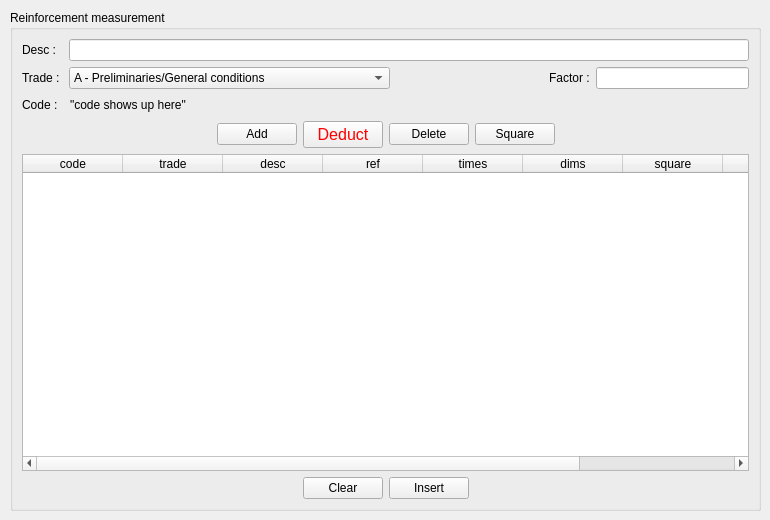
    <widget class="QWidget" name="tab_rft">
     <attribute name="icon">
      <iconset resource="images/images.qrc">
       <normaloff>:/images/rft.png</normaloff>:/images/rft.png</iconset>
     </attribute>
     <attribute name="title">
      <string>Rft</string>
     </attribute>
     <widget class="QGroupBox" name="groupBox_rft">
      <property name="geometry">
       <rect>
        <x>10</x>
        <y>10</y>
        <width>751</width>
        <height>501</height>
       </rect>
      </property>
      <property name="title">
       <string>Reinforcement measurement</string>
      </property>
      <layout class="QVBoxLayout" name="verticalLayout_6">
       <item>
        <layout class="QHBoxLayout" name="horizontalLayout_23">
         <item>
          <widget class="QLabel" name="label_16">
           <property name="text">
            <string>Desc :  </string>
           </property>
          </widget>
         </item>
         <item>
          <widget class="QLineEdit" name="lineEdit_rft_desc"/>
         </item>
        </layout>
       </item>
       <item>
        <layout class="QHBoxLayout" name="horizontalLayout_24">
         <item>
          <widget class="QLabel" name="label_17">
           <property name="text">
            <string>Trade : </string>
           </property>
          </widget>
         </item>
         <item>
          <widget class="QComboBox" name="comboBox_rft">
           <item>
            <property name="text">
             <string>A - Preliminaries/General conditions</string>
            </property>
           </item>
           <item>
            <property name="text">
             <string>C - Existing site/buildings/services</string>
            </property>
           </item>
           <item>
            <property name="text">
             <string>D - Groundwork</string>
            </property>
           </item>
           <item>
            <property name="text">
             <string>E - In situ concrete/Large precast concrete</string>
            </property>
           </item>
           <item>
            <property name="text">
             <string>F - Masonry</string>
            </property>
           </item>
           <item>
            <property name="text">
             <string>G - Structural/Carcassing metal/timber</string>
            </property>
           </item>
           <item>
            <property name="text">
             <string>H - Cladding</string>
            </property>
           </item>
           <item>
            <property name="text">
             <string>J - Waterproofing</string>
            </property>
           </item>
           <item>
            <property name="text">
             <string>K - Linings/Sheathing/Dry partitioning</string>
            </property>
           </item>
           <item>
            <property name="text">
             <string>L - Windows/Doors/Stairs</string>
            </property>
           </item>
           <item>
            <property name="text">
             <string>M - Surface finishes</string>
            </property>
           </item>
           <item>
            <property name="text">
             <string>N - Furniture/Equipment</string>
            </property>
           </item>
           <item>
            <property name="text">
             <string>P - Building fabric sundries</string>
            </property>
           </item>
           <item>
            <property name="text">
             <string>Q - Paving/Planting/Fencing/Site furniture</string>
            </property>
           </item>
           <item>
            <property name="text">
             <string>R - Disposal systems</string>
            </property>
           </item>
           <item>
            <property name="text">
             <string>S - Piped Supply systems</string>
            </property>
           </item>
           <item>
            <property name="text">
             <string>T - Mechanical heating/Cooling/Refrigeration systems</string>
            </property>
           </item>
           <item>
            <property name="text">
             <string>U - Ventilation/Air conditioning systems</string>
            </property>
           </item>
           <item>
            <property name="text">
             <string>V - Electrical supply/power/lighting systems</string>
            </property>
           </item>
           <item>
            <property name="text">
             <string>W - Communications/Security/Control systems</string>
            </property>
           </item>
           <item>
            <property name="text">
             <string>X - Transport systems</string>
            </property>
           </item>
           <item>
            <property name="text">
             <string>Y - Mechanical and electrical services measurement</string>
            </property>
           </item>
          </widget>
         </item>
         <item>
          <spacer name="horizontalSpacer_26">
           <property name="orientation">
            <enum>Qt::Horizontal</enum>
           </property>
           <property name="sizeHint" stdset="0">
            <size>
             <width>40</width>
             <height>20</height>
            </size>
           </property>
          </spacer>
         </item>
         <item>
          <widget class="QLabel" name="label">
           <property name="text">
            <string>Factor :</string>
           </property>
          </widget>
         </item>
         <item>
          <widget class="QLineEdit" name="lineEdit_rft_factor"/>
         </item>
        </layout>
       </item>
       <item>
        <layout class="QHBoxLayout" name="horizontalLayout_25">
         <item>
          <widget class="QLabel" name="label_18">
           <property name="text">
            <string>Code :  </string>
           </property>
          </widget>
         </item>
         <item>
          <widget class="QLabel" name="label_code_rft">
           <property name="text">
            <string>&quot;code shows up here&quot;</string>
           </property>
          </widget>
         </item>
         <item>
          <spacer name="horizontalSpacer_27">
           <property name="orientation">
            <enum>Qt::Horizontal</enum>
           </property>
           <property name="sizeHint" stdset="0">
            <size>
             <width>40</width>
             <height>20</height>
            </size>
           </property>
          </spacer>
         </item>
        </layout>
       </item>
       <item>
        <layout class="QHBoxLayout" name="horizontalLayout_26">
         <item>
          <spacer name="horizontalSpacer_28">
           <property name="orientation">
            <enum>Qt::Horizontal</enum>
           </property>
           <property name="sizeHint" stdset="0">
            <size>
             <width>40</width>
             <height>20</height>
            </size>
           </property>
          </spacer>
         </item>
         <item>
          <widget class="QPushButton" name="pushButton_rft_add">
           <property name="text">
            <string>Add</string>
           </property>
           <property name="icon">
            <iconset resource="images/images.qrc">
             <normaloff>:/images/plus.png</normaloff>:/images/plus.png</iconset>
           </property>
          </widget>
         </item>
         <item>
          <widget class="QPushButton" name="pushButton_rft_ddt">
           <property name="font">
            <font>
             <family>Helvetica</family>
             <pointsize>12</pointsize>
            </font>
           </property>
           <property name="styleSheet">
            <string notr="true">color:red;</string>
           </property>
           <property name="text">
            <string>Deduct</string>
           </property>
           <property name="icon">
            <iconset resource="images/images.qrc">
             <normaloff>:/images/minus.png</normaloff>:/images/minus.png</iconset>
           </property>
          </widget>
         </item>
         <item>
          <widget class="QPushButton" name="pushButton_rft_del">
           <property name="text">
            <string>Delete</string>
           </property>
           <property name="icon">
            <iconset resource="images/images.qrc">
             <normaloff>:/images/cross.png</normaloff>:/images/cross.png</iconset>
           </property>
          </widget>
         </item>
         <item>
          <widget class="QPushButton" name="pushButton_rft_sqr">
           <property name="text">
            <string>Square</string>
           </property>
           <property name="icon">
            <iconset resource="images/images.qrc">
             <normaloff>:/images/calculator.png</normaloff>:/images/calculator.png</iconset>
           </property>
          </widget>
         </item>
         <item>
          <spacer name="horizontalSpacer_29">
           <property name="orientation">
            <enum>Qt::Horizontal</enum>
           </property>
           <property name="sizeHint" stdset="0">
            <size>
             <width>40</width>
             <height>20</height>
            </size>
           </property>
          </spacer>
         </item>
        </layout>
       </item>
       <item>
        <widget class="QTableWidget" name="tableWidget_rft">
         <column>
          <property name="text">
           <string>code</string>
          </property>
         </column>
         <column>
          <property name="text">
           <string>trade</string>
          </property>
         </column>
         <column>
          <property name="text">
           <string>desc</string>
          </property>
         </column>
         <column>
          <property name="text">
           <string>ref</string>
          </property>
         </column>
         <column>
          <property name="text">
           <string>times</string>
          </property>
         </column>
         <column>
          <property name="text">
           <string>dims</string>
          </property>
         </column>
         <column>
          <property name="text">
           <string>square</string>
          </property>
         </column>
         <column>
          <property name="text">
           <string>unit</string>
          </property>
         </column>
         <column>
          <property name="text">
           <string>sign post</string>
          </property>
         </column>
        </widget>
       </item>
       <item>
        <layout class="QHBoxLayout" name="horizontalLayout_27">
         <item>
          <spacer name="horizontalSpacer_30">
           <property name="orientation">
            <enum>Qt::Horizontal</enum>
           </property>
           <property name="sizeHint" stdset="0">
            <size>
             <width>40</width>
             <height>20</height>
            </size>
           </property>
          </spacer>
         </item>
         <item>
          <widget class="QPushButton" name="pushButton_rft_clear">
           <property name="text">
            <string>Clear</string>
           </property>
           <property name="icon">
            <iconset resource="images/images.qrc">
             <normaloff>:/images/application-blue.png</normaloff>:/images/application-blue.png</iconset>
           </property>
          </widget>
         </item>
         <item>
          <widget class="QPushButton" name="pushButton_rft_insert">
           <property name="text">
            <string>Insert</string>
           </property>
           <property name="icon">
            <iconset resource="images/images.qrc">
             <normaloff>:/images/table-export.png</normaloff>:/images/table-export.png</iconset>
           </property>
          </widget>
         </item>
         <item>
          <spacer name="horizontalSpacer_31">
           <property name="orientation">
            <enum>Qt::Horizontal</enum>
           </property>
           <property name="sizeHint" stdset="0">
            <size>
             <width>40</width>
             <height>20</height>
            </size>
           </property>
          </spacer>
         </item>
        </layout>
       </item>
      </layout>
     </widget>
    </widget>
